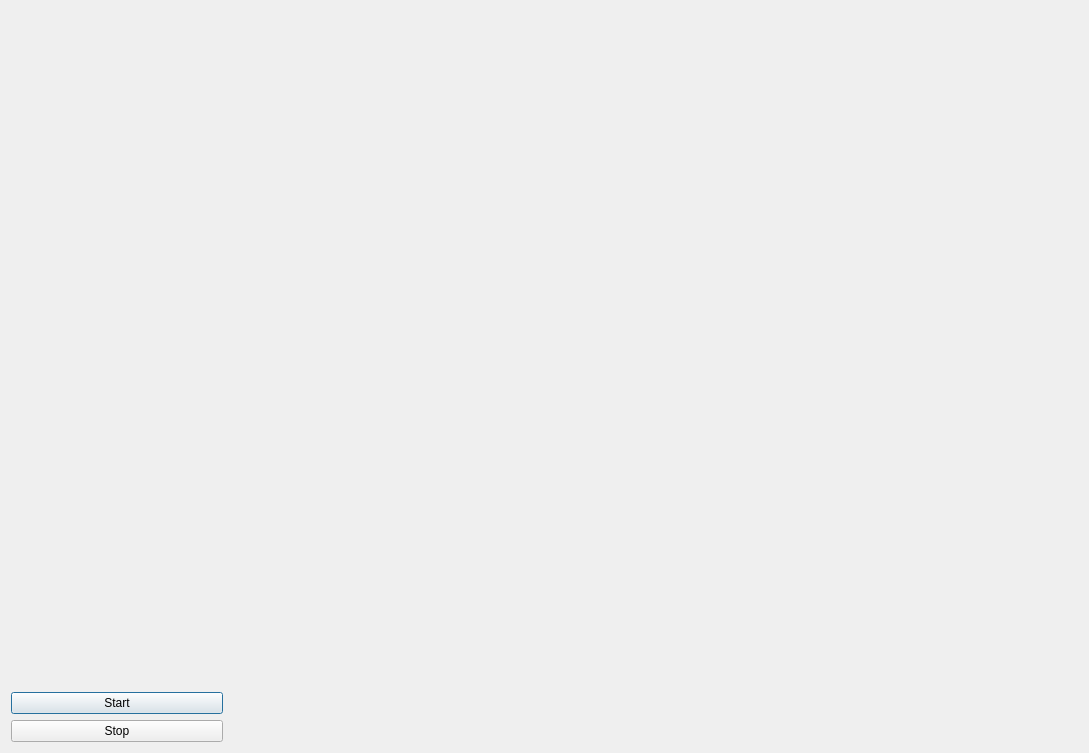
<?xml version="1.0" encoding="UTF-8"?>
<ui version="4.0">
 <class>OCTDialog</class>
 <widget class="QDialog" name="OCTDialog">
  <property name="geometry">
   <rect>
    <x>0</x>
    <y>0</y>
    <width>1089</width>
    <height>753</height>
   </rect>
  </property>
  <property name="windowTitle">
   <string>UCD OCT Dev Tool</string>
  </property>
  <layout class="QHBoxLayout" name="horizontalLayout" stretch="1,4">
   <item>
    <layout class="QVBoxLayout" name="verticalLayout">
     <item>
      <spacer name="verticalSpacer">
       <property name="orientation">
        <enum>Qt::Vertical</enum>
       </property>
       <property name="sizeHint" stdset="0">
        <size>
         <width>20</width>
         <height>40</height>
        </size>
       </property>
      </spacer>
     </item>
     <item>
      <widget class="QPushButton" name="pbStart">
       <property name="text">
        <string>Start</string>
       </property>
      </widget>
     </item>
     <item>
      <widget class="QPushButton" name="pbStop">
       <property name="text">
        <string>Stop</string>
       </property>
      </widget>
     </item>
    </layout>
   </item>
   <item>
    <widget class="QWidget" name="widgetDummy" native="true"/>
   </item>
  </layout>
 </widget>
 <resources/>
 <connections/>
</ui>
